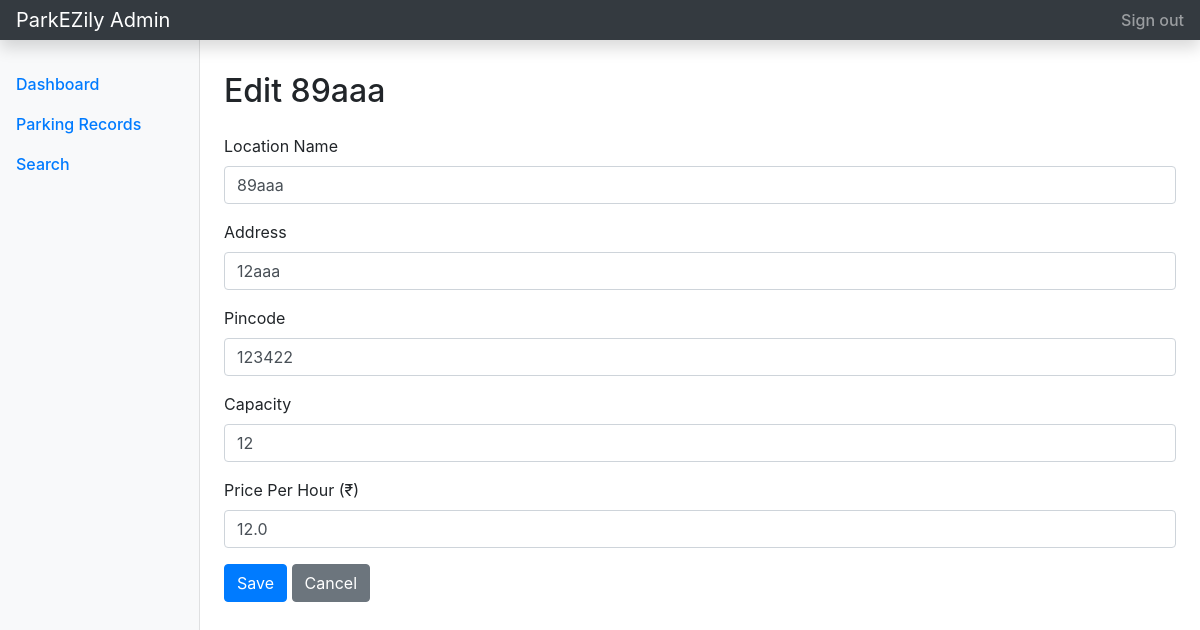
The app's page /admin/lot/update/4 (signed in) with its own data.
### tables this page shows
CREATE TABLE parking_lot (
        id INTEGER PRIMARY KEY AUTOINCREMENT,
        location_name TEXT NOT NULL,
        address TEXT NOT NULL,
        price_per_hour REAL NOT NULL,
        pin_code TEXT NOT NULL,
        max_spots INTEGER NOT NULL,
        status TEXT NOT NULL DEFAULT 'active'
    );

### controllers/admin.py (the view, shortened to what this page needs)
@adm_bp.route('/admin/lot/update/<int:lot_id>', methods=['GET', 'POST'])
@login_req
def update_lot(lot_id):
    db = get_db()
    lot = db.execute('SELECT * FROM parking_lot WHERE id = ?', (lot_id,)).fetchone()
    db.close()
    return render_template('admin/edit_lot.html', lot=lot)

### controllers/admin.py (called while the page is built)
def get_db():
    db = sqlite3.connect(DB_FILE)
    db.row_factory = sqlite3.Row
    return db

def login_req(f):
    @wraps(f)
    def wrapper(*args, **kwargs):
        if 'user_role' not in session or session['user_role'] != 'admin':
            flash('Admin access is required.', 'danger')
            return redirect(url_for('auth.login'))
        return f(*args, **kwargs)
    return wrapper

### templates/admin/edit_lot.html (shortened to what this page needs)
{% extends 'admin/admin_base.html' %}
{% block admin_main %}
<h1 class="h2">Edit {{ lot.location_name }}</h1>
<form method="POST" class="mt-4">
    <div class="form-group"><label>Location Name</label><input type="text" name="name" class="form-control"
            value="{{ lot.location_name }}" required pattern="^(?=.*[a-zA-Z]{3,})[a-zA-Z0-9\s]+$"
            title="Must contain at least 3 letters and can include numbers."></div>
    <div class="form-group"><label>Address</label><input type="text" name="addr" class="form-control"
            value="{{ lot.address }}" required pattern="^(?=.*[a-zA-Z]{3,})[a-zA-Z0-9\s,\-]+$"
            title="Must contain at least 3 letters and can include numbers."></div>
    <div class="form-group"><label>Pincode</label><input type="text" name="pin" class="form-control"
            value="{{ lot.pin_code }}" required pattern="[0-9]{6}" title="Pincode must be exactly 6 digits."></div>
    <div class="form-group"><label>Capacity</label><input type="number" name="cap" class="form-control"
            value="{{ lot.max_spots }}" required min="1"></div>
    <div class="form-group"><label>Price Per Hour (₹)</label><input type="number" name="cost" class="form-control"
            value="{{ lot.price_per_hour }}" required step="0.01" min="0"></div>
    <button type="submit" class="btn btn-primary">Save</button>
    <a href="{{ url_for('admin.dashboard') }}" class="btn btn-secondary">Cancel</a>
</form>
{% endblock %}

### records on screen
parking_lot: location_name "89aaa", name "89aaa", addr "12aaa", pin "123422", cap "12", cost "12.0"
